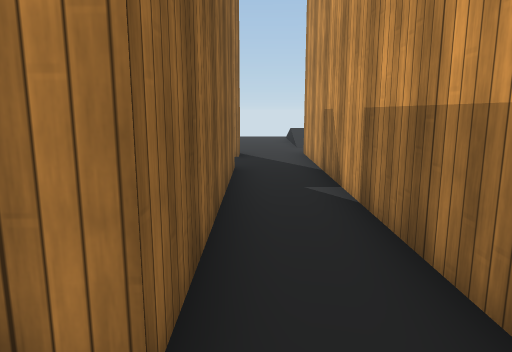
view 1 (above)

16 first-person views from a walk through a scene from a Unity 3-D project. The camera is 1.3 m above the floor, tilts 10° down and sees 70° across. The floor is counted in squares, 1 m on a side. Each view is taken from the middle of a square. On the plan, view 1 faces up. The plan holds only what a view shows up to about 15 squares ahead; the rest is blank. The place goes on beyond the plan. The player character is not drawn. Some surface patterns are stand-ins.

view 2
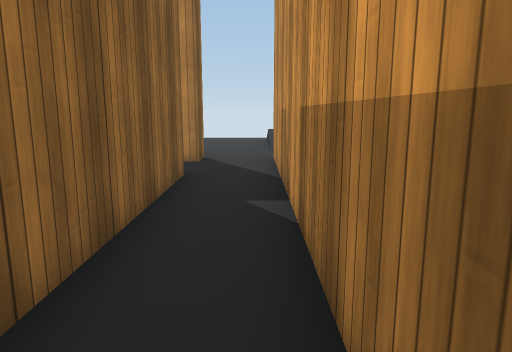

view 3
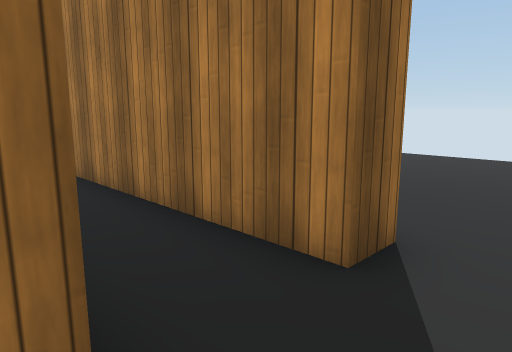

view 4
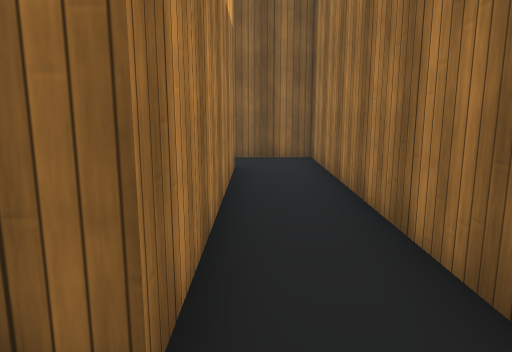

view 5
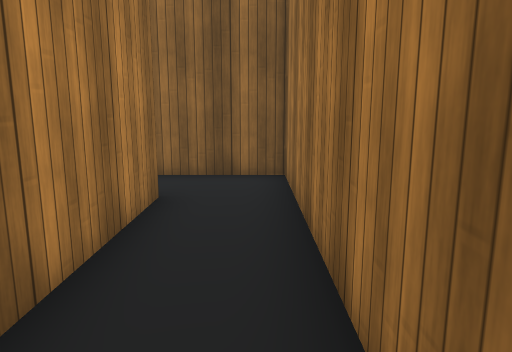

view 6
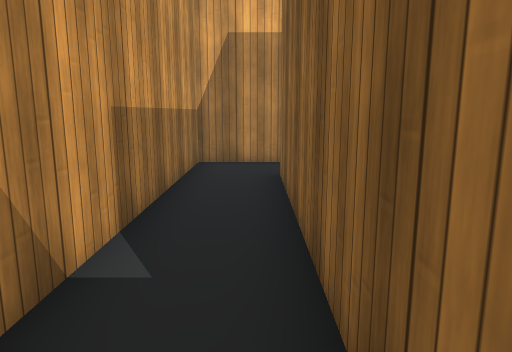

view 7
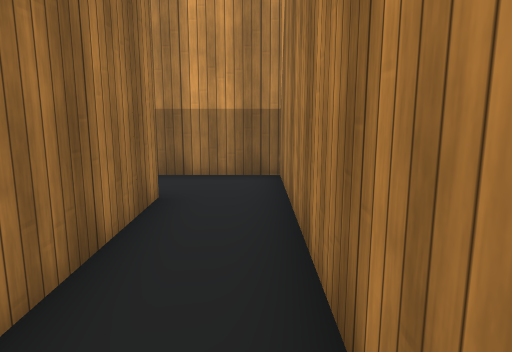

view 8
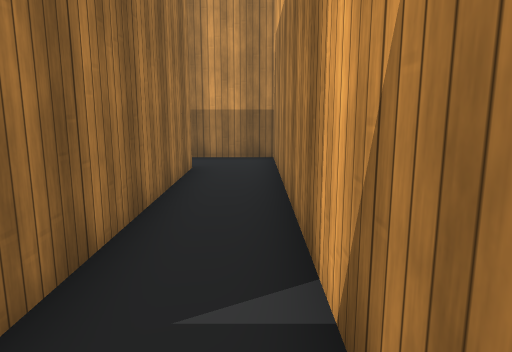

view 9
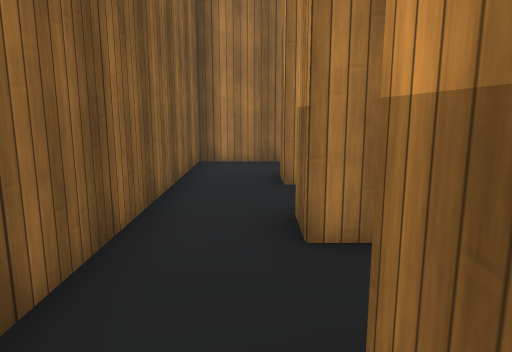

view 10
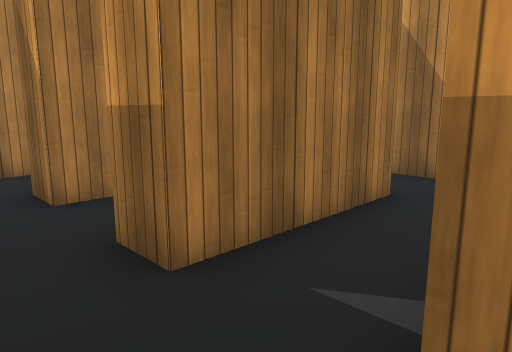

view 11
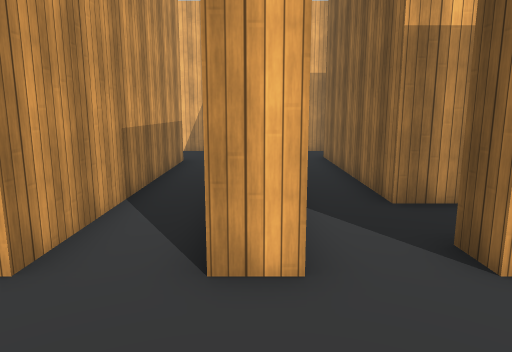

view 12
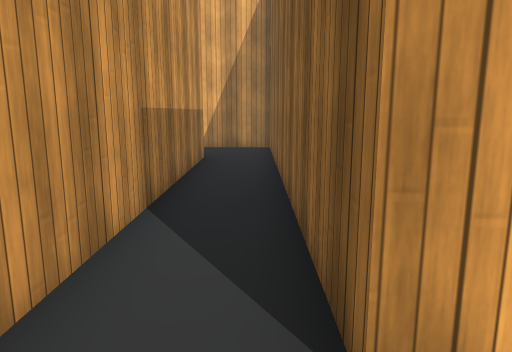

view 13
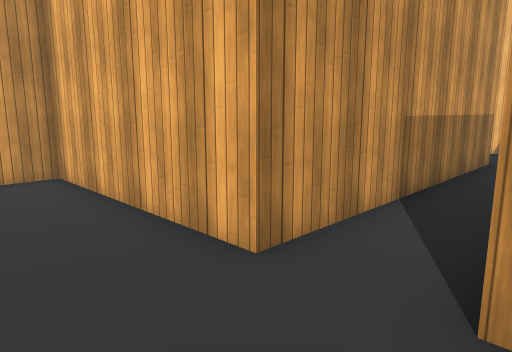

view 14
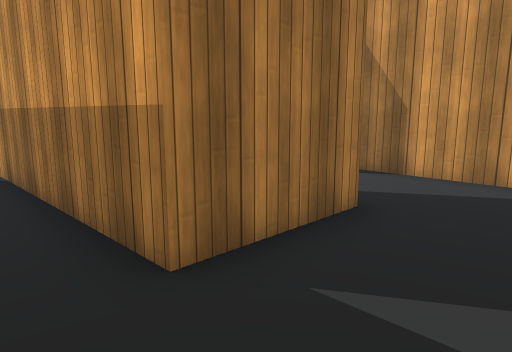

view 15
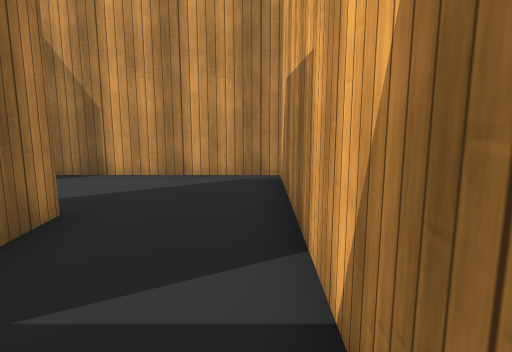

view 16
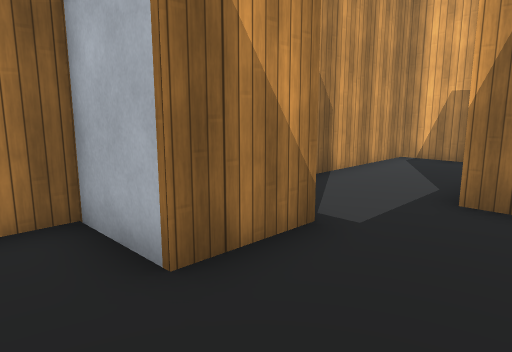

### Floor plan
Ten units are one square. View 1 is at (0, 0); x grows to the right and y downward. Boxes are objects, and circles mark ways between rooms. Rooms are numbered by the first view taken in them; rooms with no view inside come last. Other rooms are left out.
<svg viewBox="-100 -165 210 175">
<path fill="none" stroke="#000" d="M-5 -116 -5 -106 -95 -106 -95 -74M-75 -75 -75 -85 -5 -85 -5 -15 -70 -15M-75 -16 -75 -25M-84 5 15 5 15 -115M15 -115 25 -115M45 -115 105 -115 105 -126M69 -45 75 -45M85 -64 85 -85 105 -85 105 -92M76 -25 45 -25 45 -115M25 5 105 5 105 -42M25 -115 25 2M-34 -45 -75 -45 -75 -55M-95 -55 -95 -30M-15 -44 -15 -55"/>
<circle cx="5" cy="-110" r="3" fill="#2a7"/>
<circle cx="-85" cy="-20" r="3" fill="#2a7"/>
<circle cx="35" cy="-110" r="3" fill="#2a7"/>
<text x="0" y="-50">1</text>
<text x="0" y="-160">2</text>
<text x="60" y="-50">3</text>
<text x="-60" y="-40">4</text>
</svg>
Room 1 opens to room 2. Room 1 opens to room 4. Room 2 opens to room 3.

Where each view was taken, in squares from view 1:
view 1: 0 up, 0 right, facing up
view 2: 1 up, 1 right, facing up
view 3: 8 up, 1 right, facing up-left
view 4: 9 up, 1 right, facing left
view 5: 10 up, 2 left, facing left
view 6: 9 up, 0 right, facing down
view 7: 0 up, 6 left, facing right
view 8: 0 up, 9 left, facing right
view 9: 1 up, 8 left, facing up
view 10: 2 up, 9 left, facing up-right
view 11: 15 up, 2 right, facing down
view 12: 13 up, 3 right, facing down
view 13: 14 up, 2 right, facing down-right
view 14: 0 up, 3 right, facing up-right
view 15: 0 up, 3 right, facing right
view 16: 10 up, 6 right, facing down-right
